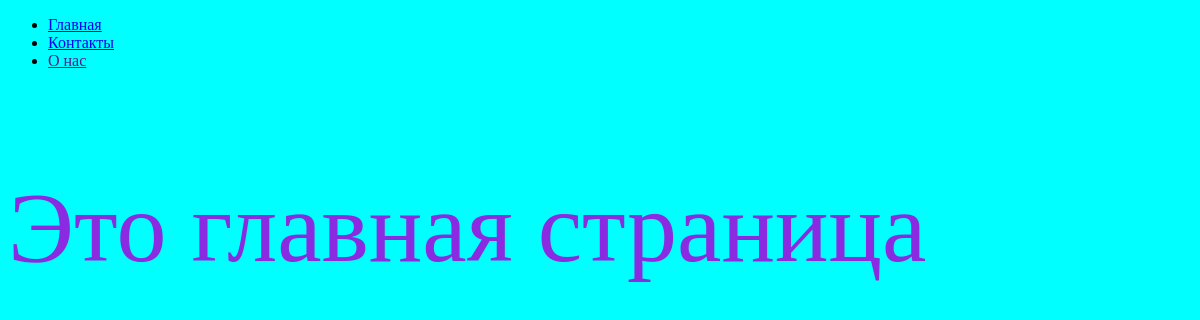
Before: / with the older database file.
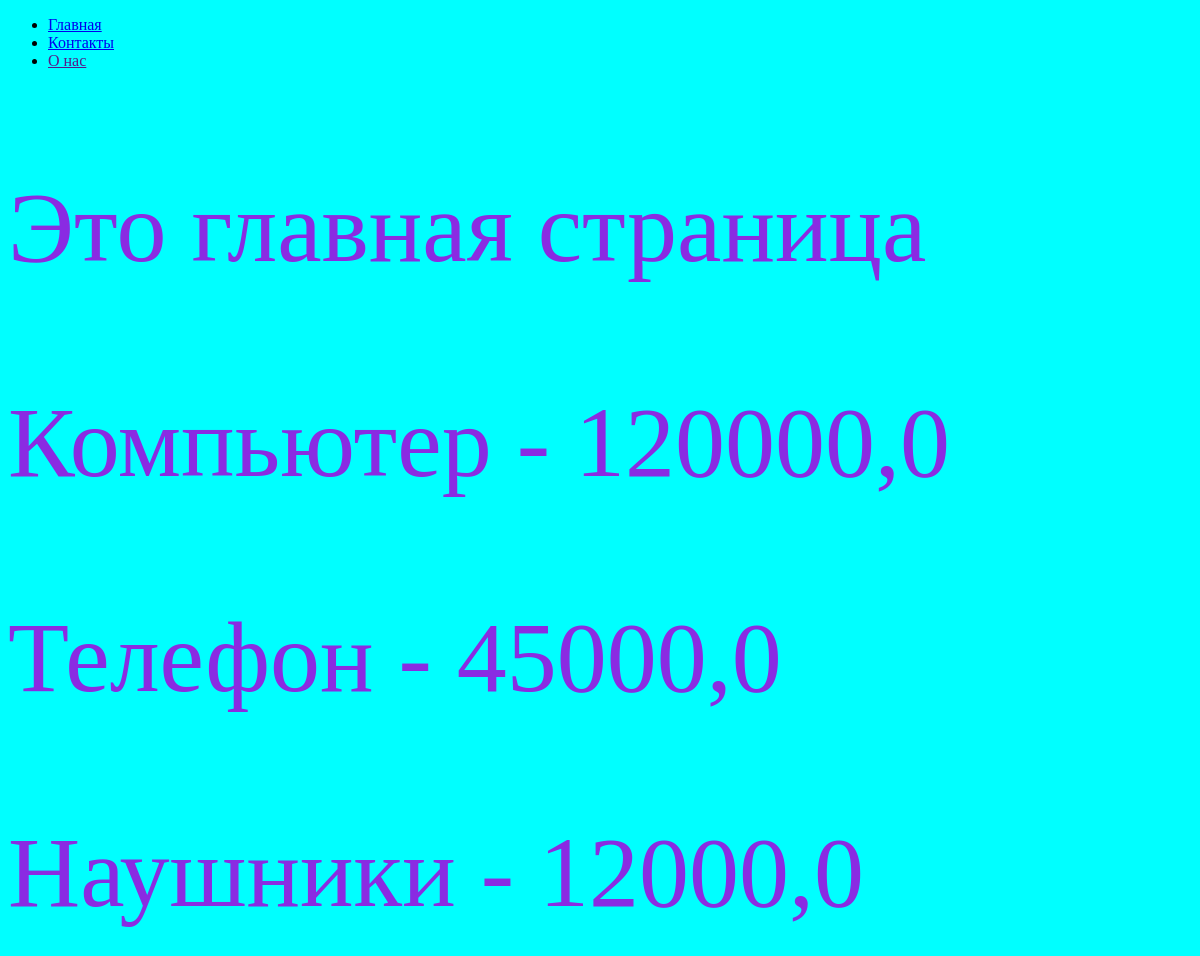
After: the same page with the newer database file.
### web/models.py (models this page shows, shortened)
class Product(models.Model):
    name = models.CharField(verbose_name="Наименование", max_length=100)
    price = models.FloatField(verbose_name="Цена")
    class Meta:
        verbose_name = "Товар"
        verbose_name_plural = "Товары"

### web/views.py (the view)
# urls.py: path("", views.index, name="index"),
def index(request: HttpRequest):
    products = Product.objects.all()
    context = {"products": products}
    return render(request, "index.html", context=context)

### web/templates/index.html (shortened to what this page needs)
{% extends "base.html" %}
{% load static %}
{% block styles %}
<link rel="stylesheet" href="{% static "css/index.css" %}">
{% endblock styles %}
{% block content %}
<p>Это главная страница</p>
{% for product in products %}
    <p>{{product.name}} - {{product.price}}</p>
{% endfor %}
{% endblock content %}

### web/templates/base.html (shortened to what this page needs)
{% load static %}
<!DOCTYPE html>
<html lang="ru">
<head>
    <link rel="stylesheet" href="{% static "css/base.css" %}">
    {% block styles %}
    {% endblock styles %}
</head>
<body>
    {% include "includes/menu.html" %}
    <div class="content">
        {% block content %}{% endblock content %}
    </div>
</body>
</html>

### web/templates/includes/menu.html
<nav>
    <ul>
        <li><a href="/">Главная</a></li>
        <li><a href="contacts">Контакты</a></li>
        <li><a href="">О нас</a></li>
    </ul>
</nav>

### web/static/css/base.css (style rules this page uses)
body { background-color: aqua; }

### web/static/css/index.css (style rules this page uses)
p { color: blueviolet; font-size: 100px; }

Changed rows visible on the page:
added Product: name "Компьютер", price "120000,0"
added Product: name "Телефон", price "45000,0"
added Product: name "Наушники", price "12000,0"
